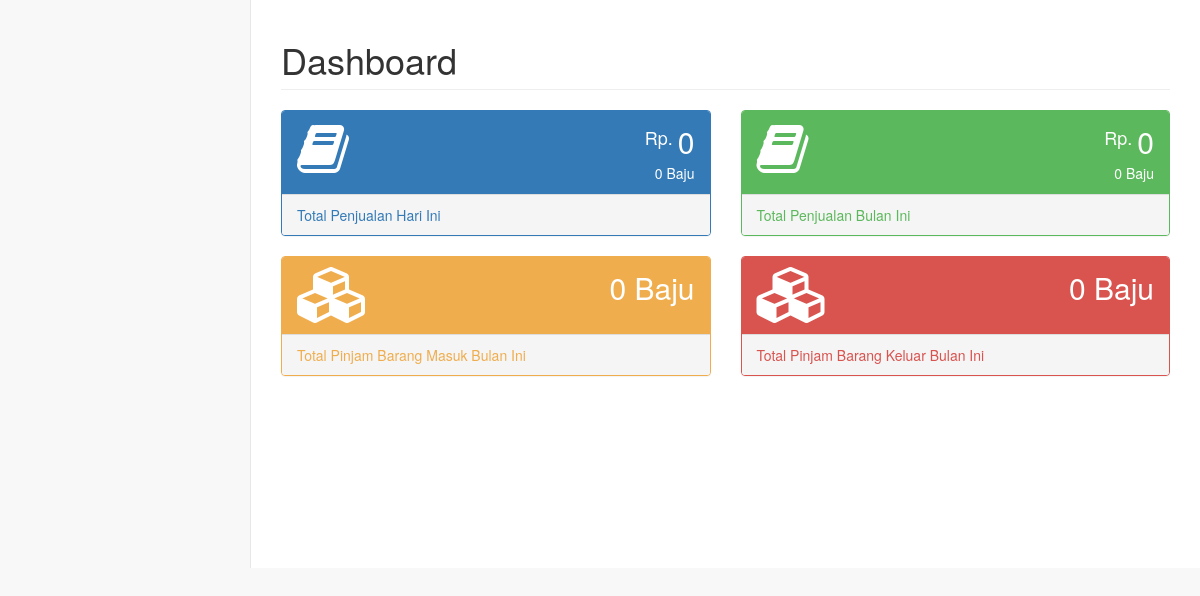
/dashboardPenjaga/input.php (signed in), run on an earlier commit of the app's database.
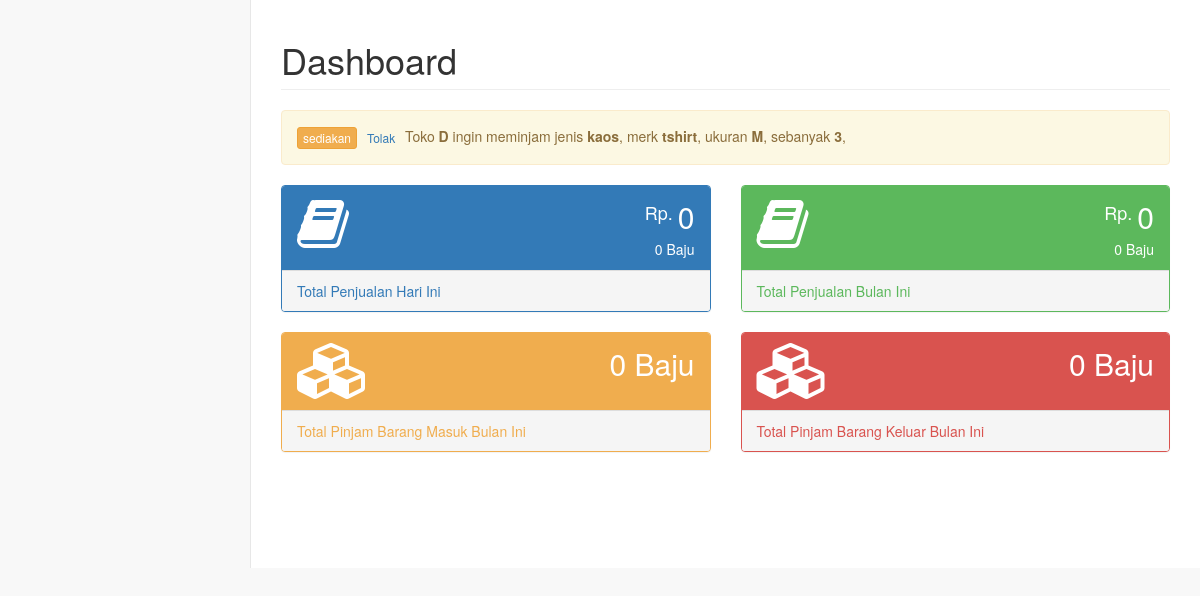
And on a later commit of the database.
### tables this page shows
CREATE TABLE `pinjam` (
  `idPinjam` int(6) NOT NULL,
  `kode` varchar(6) NOT NULL,
  `ukuran` varchar(8) DEFAULT NULL,
  `jumlah` int(6) NOT NULL,
  `jumlah_disetujui` int(6) NOT NULL DEFAULT '0',
  `toko1` varchar(10) NOT NULL,
  `jenisBarang` varchar(40) NOT NULL,
  `merk` varchar(30) NOT NULL,
  `tglPinjam` datetime NOT NULL,
  `toko2` varchar(10) NOT NULL,
  `status` enum('pending','approved','taken') NOT NULL DEFAULT 'pending'
);

### koneksi.php (called while the page is built, shortened)
<?php
  $db ='putritokobaju2';
	?>

### cek.php (called while the page is built, shortened)
<?php
if(isset($_SESSION["otoritas"])){
	$passw1 = $_SESSION['otoritas'];
	$q_det1 = mysqli_query($con,"SELECT * FROM `$db`.`akses` WHERE `password` LIKE '$passw1'");
}else{
	header('location: ./login.php?error=sesiexp');
}
?>

### lib/fungsi.php (the view, shortened to what this page needs)
<?php
  function getNotifPeminjaman($tipe,$toko,$durasi){
    global $conn;
    $s = 'SELECT
              idPinjam,
              kode,
              status,
              toko1,
              toko2,
              merk,
              ukuran,
              jumlah,
              status,
              jenisBarang,
              date(tglPinjam)tgl_pinjam,
              curdate() tgl_skrg,
              abs(datediff(date(tglPinjam),date(curdate()))) selisih_hari
          FROM
              pinjam
          WHERE
              '.($tipe=='meminjam'?'toko2 = "'.$toko.'"':'toko1= "'.$toko.'"').'
              AND status="'.($tipe=='meminjam'?'approved':'pending').'"
              AND abs(datediff(date(tglPinjam),date(curdate())))<='.$durasi.'
          ORDER BY
              tgl_pinjam DESC
              ';
    $e=mysqli_query($conn,$s);
    $alerts='';
    while ($r=mysqli_fetch_assoc($e)) {
      if($tipe=='meminjam'){
        $color = 'success';
        $detailInfo = 'Toko <strong>'.$r['toko1'].'</strong> telah menyediakan barang dengan';
        $button = '<a href="#" class="btn btn-xs btn-success pull-rightx float-right"
            data-toggle="modal"
            data-target="#confirmModal"
            onclick="ambilBarang('.$r['idPinjam'].')"
            merk="'.$r['merk'].'",
            ukuran="'.$r['ukuran'].'",
            jumlah="'.$r['jumlah'].'"
            data-message="Anda yakin sudah mengambil
              (
                '.$r['jumlah'].'
                '.$r['jenisBarang'].',
                merk '.$r['merk'].',
                ukuran '.$r['ukuran'].'
              ) ke toko '.$r['toko1'].'
            ?"
            >
              ambil
            </a>';
      }
      else {
        $color = 'warning';
        $detailInfo = 'Toko <strong>'.$r['toko2'].'</strong> ingin meminjam';
        $button = '<a href="#" class="btn btn-xs btn-warning pull-rightx float-right"
            id="sediakan_'.$r['idPinjam'].'"
            data-toggle="modal"
            data-target="#formModal"
            onclick="formSediakanBarang('.$r['idPinjam'].')"
            jenisBarang="'.$r['jenisBarang'].'",
            merk="'.$r['merk'].'",
            ukuran="'.$r['ukuran'].'",
            jumlah="'.$r['jumlah'].'"
            >
              sediakan
            </a>
            <a  href="#"
                onclick="tolakPeminjaman('.$r['idPinjam'].');return false;"
                class="btn btn-secondary btn-xs float-right"
                data-toggle="modal"
                data-target="#confirmModal"
                onclick="tolak('.$r['idPinjam'].')"
                data-message="Anda yakin menolak permintaan
                  (
                    '.$r['jumlah'].'
                    '.$r['jenisBarang'].',
                    merk '.$r['merk'].',
                    ukuran '.$r['ukuran'].'
                  ) dr toko '.$r['toko2'].'
                ?"
            >
              Tolak
            </a>
            ';
      }
      $alerts.='<div id="idAlert_'.$r['idPinjam'].'" class="alert alert-'.$color.'" role="alert">
          '.$button.'
          '.$detailInfo.'
          jenis <b>'.$r['jenisBarang'].'</b>,
          merk <b>'.$r['merk'].'</b>,
          ukuran <b> '.$r['ukuran'].'</b>,
          sebanyak <b> '.$r['jumlah'].'</b>,
        </div>';
    } echo $alerts;
  }
?>

What changed in the data, as far as the page shows it:
added pinjam: toko2 "D", jenisBarang "kaos", merk "tshirt", ukuran "M", jumlah "3"
